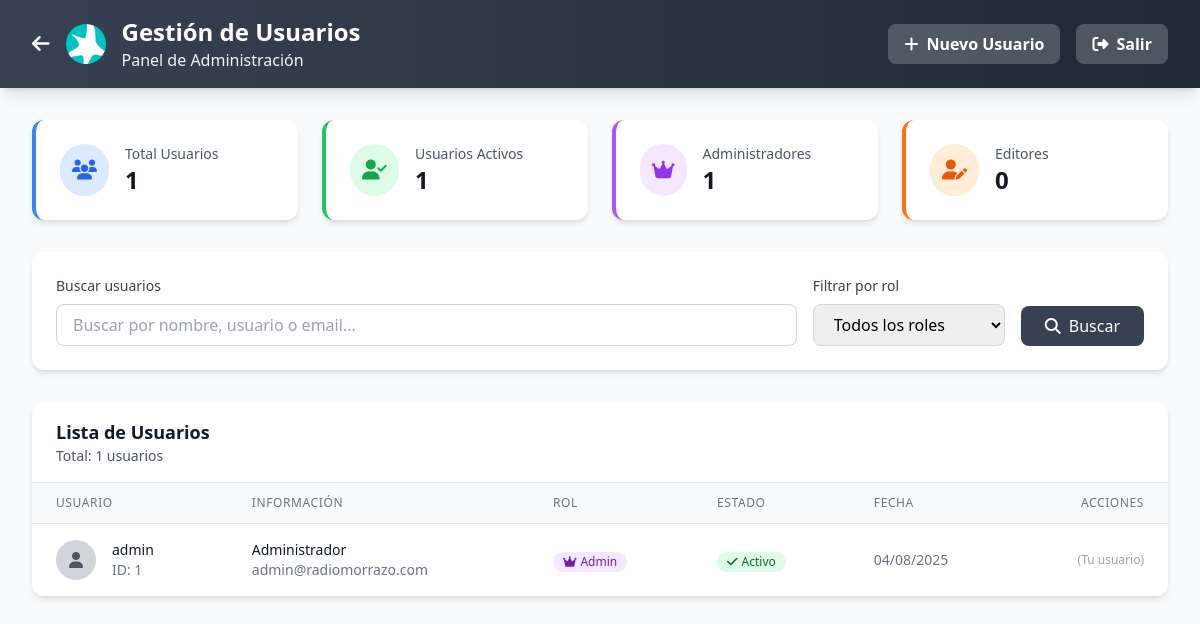
The app's page /admin/usuarios.php (signed in) with its own data.
### tables this page shows
CREATE TABLE `usuarios` (
  `id` int(11) NOT NULL,
  `username` varchar(50) NOT NULL,
  `password` varchar(255) NOT NULL,
  `nombre` varchar(100) NOT NULL,
  `email` varchar(100) NOT NULL,
  `rol` enum('admin','editor') NOT NULL DEFAULT 'editor',
  `activo` tinyint(1) NOT NULL DEFAULT 1,
  `fecha_creacion` datetime NOT NULL DEFAULT current_timestamp(),
  `ultima_actualizacion` datetime DEFAULT NULL ON UPDATE current_timestamp()
);

### admin/usuarios.php (the view, shortened to what this page needs)
<?php
$conex = new database();
$con = $conex->conectar();
$page = isset($_GET['page']) ? (int)$_GET['page'] : 1;
$limit = 10;
$offset = ($page - 1) * $limit;
$search = isset($_GET['search']) ? trim($_GET['search']) : '';
$role_filter = isset($_GET['role']) ? $_GET['role'] : 'all';
$where_conditions = [];
$params = [];
$where_clause = !empty($where_conditions) ? "WHERE " . implode(" AND ", $where_conditions) : "";
$count_sql = "SELECT COUNT(*) FROM usuarios $where_clause";
$count_stmt = $con->prepare($count_sql);
$count_stmt->execute($params);
$total_records = $count_stmt->fetchColumn();
$sql = "SELECT * FROM usuarios $where_clause ORDER BY fecha_creacion DESC LIMIT ? OFFSET ?";
$params[] = $limit;
$params[] = $offset;
$stmt = $con->prepare($sql);
$stmt->execute($params);
$usuarios = $stmt->fetchAll(PDO::FETCH_ASSOC);
$stats_sql = "SELECT
    COUNT(*) as total,
    SUM(CASE WHEN activo = 1 THEN 1 ELSE 0 END) as activos,
    SUM(CASE WHEN rol = 'admin' THEN 1 ELSE 0 END) as admins,
    SUM(CASE WHEN rol = 'editor' THEN 1 ELSE 0 END) as editores
    FROM usuarios";
$stats = $con->query($stats_sql)->fetch(PDO::FETCH_ASSOC);
?>
<!DOCTYPE html>
<html lang="es">
<head>
    <script src="https://cdn.tailwindcss.com"></script>
    <link rel="stylesheet" href="https://cdnjs.cloudflare.com/ajax/libs/font-awesome/6.4.0/css/all.min.css">
</head>
<body class="bg-gray-50">
    <header class="bg-gradient-to-r from-gray-700 to-gray-800 shadow-lg">
        <div class="max-w-7xl mx-auto px-4 sm:px-6 lg:px-8 py-4">
            <div class="flex items-center justify-between">
                <div class="flex items-center space-x-4">
                    <a href="dashboard.php" class="text-white hover:text-gray-200 transition-colors">
                        <i class="fas fa-arrow-left text-xl"></i>
                    </a>
                    <img src="../assets/images/radiomorrazo-logo.png" alt="RadioRías" class="w-10 h-10 rounded-full">
                    <div>
                        <h1 class="text-2xl font-black text-white">Gestión de Usuarios</h1>
                        <p class="text-gray-100">Panel de Administración</p>
                    </div>
                </div>
                <div class="flex items-center space-x-4">
                    <a href="usuario_form.php" class="bg-white bg-opacity-20 hover:bg-opacity-30 text-white px-4 py-2 rounded-lg font-bold transition-all duration-300 flex items-center space-x-2">
                        <i class="fas fa-plus"></i>
                        <span>Nuevo Usuario</span>
                    </a>
                    <a href="../includes/salir.php" class="bg-white bg-opacity-20 hover:bg-opacity-30 text-white px-4 py-2 rounded-lg font-bold transition-all duration-300 flex items-center space-x-2">
                        <i class="fas fa-sign-out-alt"></i>
                        <span>Salir</span>
                    </a>
                </div>
            </div>
        </div>
    </header>
    <div class="max-w-7xl mx-auto px-4 sm:px-6 lg:px-8 py-8">
        <div class="grid grid-cols-1 md:grid-cols-4 gap-6 mb-8">
            <div class="bg-white rounded-xl shadow-md p-6 border-l-4 border-blue-500">
                <div class="flex items-center">
                    <div class="p-3 rounded-full bg-blue-100 text-blue-600 mr-4">
                        <i class="fas fa-users text-xl"></i>
                    </div>
                    <div>
                        <p class="text-sm font-medium text-gray-600">Total Usuarios</p>
                        <p class="text-2xl font-bold text-gray-900"><?php echo $stats['total']; ?></p>
                    </div>
                </div>
            </div>
            <div class="bg-white rounded-xl shadow-md p-6 border-l-4 border-green-500">
                <div class="flex items-center">
                    <div class="p-3 rounded-full bg-green-100 text-green-600 mr-4">
                        <i class="fas fa-user-check text-xl"></i>
                    </div>
                    <div>
                        <p class="text-sm font-medium text-gray-600">Usuarios Activos</p>
                        <p class="text-2xl font-bold text-gray-900"><?php echo $stats['activos']; ?></p>
                    </div>
                </div>
            </div>
            <div class="bg-white rounded-xl shadow-md p-6 border-l-4 border-purple-500">
                <div class="flex items-center">
                    <div class="p-3 rounded-full bg-purple-100 text-purple-600 mr-4">
                        <i class="fas fa-crown text-xl"></i>
                    </div>
                    <div>
                        <p class="text-sm font-medium text-gray-600">Administradores</p>
                        <p class="text-2xl font-bold text-gray-900"><?php echo $stats['admins']; ?></p>
                    </div>
                </div>
            </div>
            <div class="bg-white rounded-xl shadow-md p-6 border-l-4 border-orange-500">
                <div class="flex items-center">
                    <div class="p-3 rounded-full bg-orange-100 text-orange-600 mr-4">
                        <i class="fas fa-user-edit text-xl"></i>
                    </div>
                    <div>
                        <p class="text-sm font-medium text-gray-600">Editores</p>
                        <p class="text-2xl font-bold text-gray-900"><?php echo $stats['editores']; ?></p>
                    </div>
                </div>
            </div>
        </div>
        <div class="bg-white rounded-xl shadow-md p-6 mb-8">
            <form method="GET" class="flex flex-col md:flex-row gap-4">
                <div class="flex-1">
                    <label for="search" class="block text-sm font-medium text-gray-700 mb-2">Buscar usuarios</label>
                    <input type="text" id="search" name="search" value="<?php echo htmlspecialchars($search); ?>"
                           placeholder="Buscar por nombre, usuario o email..."
                           class="w-full px-4 py-2 border border-gray-300 rounded-lg focus:ring-2 focus:ring-gray-500 focus:border-transparent">
                </div>
                <div class="md:w-48">
                    <label for="role" class="block text-sm font-medium text-gray-700 mb-2">Filtrar por rol</label>
                    <select id="role" name="role" class="w-full px-4 py-2 border border-gray-300 rounded-lg focus:ring-2 focus:ring-gray-500 focus:border-transparent">
                        <option value="all" <?php echo $role_filter === 'all' ? 'selected' : ''; ?>>Todos los roles</option>
                    </select>
                </div>
                <div class="flex items-end">
                    <button type="submit" class="bg-gray-700 hover:bg-gray-800 text-white px-6 py-2 rounded-lg font-medium transition-colors flex items-center">
                        <i class="fas fa-search mr-2"></i>
                        Buscar
                    </button>
                </div>
            </form>
        </div>
        <div class="bg-white rounded-xl shadow-md overflow-hidden">
            <div class="px-6 py-4 border-b border-gray-200">
                <h3 class="text-lg font-semibold text-gray-900">Lista de Usuarios</h3>
                <p class="text-sm text-gray-600">Total: <?php echo $total_records; ?> usuarios</p>
            </div>
            <div class="overflow-x-auto">
                <table class="min-w-full divide-y divide-gray-200">
                    <thead class="bg-gray-50">
                        <tr>
                            <th class="px-6 py-3 text-left text-xs font-medium text-gray-500 uppercase tracking-wider">Usuario</th>
                            <th class="px-6 py-3 text-left text-xs font-medium text-gray-500 uppercase tracking-wider">Información</th>
                            <th class="px-6 py-3 text-left text-xs font-medium text-gray-500 uppercase tracking-wider">Rol</th>
                            <th class="px-6 py-3 text-left text-xs font-medium text-gray-500 uppercase tracking-wider">Estado</th>
                            <th class="px-6 py-3 text-left text-xs font-medium text-gray-500 uppercase tracking-wider">Fecha</th>
                            <th class="px-6 py-3 text-right text-xs font-medium text-gray-500 uppercase tracking-wider">Acciones</th>
                        </tr>
                    </thead>
                    <tbody class="bg-white divide-y divide-gray-200">
                        <?php foreach ($usuarios as $usuario): ?>
                        <tr class="hover:bg-gray-50">
                            <td class="px-6 py-4 whitespace-nowrap">
                                <div class="flex items-center">
                                    <div class="flex-shrink-0 h-10 w-10">
                                        <div class="h-10 w-10 rounded-full bg-gray-300 flex items-center justify-center">
                                            <i class="fas fa-user text-gray-600"></i>
                                        </div>
                                    </div>
                                    <div class="ml-4">
                                        <div class="text-sm font-medium text-gray-900"><?php echo htmlspecialchars($usuario['username']); ?></div>
                                        <div class="text-sm text-gray-500">ID: <?php echo $usuario['id']; ?></div>
                                    </div>
                                </div>
                            </td>
                            <td class="px-6 py-4 whitespace-nowrap">
                                <div class="text-sm text-gray-900"><?php echo htmlspecialchars($usuario['nombre']); ?></div>
                                <div class="text-sm text-gray-500"><?php echo htmlspecialchars($usuario['email']); ?></div>
                            </td>
                            <td class="px-6 py-4 whitespace-nowrap">
                                <span class="inline-flex items-center px-2.5 py-0.5 rounded-full text-xs font-medium <?php echo $usuario['rol'] === 'admin' ? 'bg-purple-100 text-purple-800' : 'bg-blue-100 text-blue-800'; ?>">
                                    <i class="fas fa-<?php echo $usuario['rol'] === 'admin' ? 'crown' : 'user-edit'; ?> mr-1"></i>
                                    <?php echo ucfirst($usuario['rol']); ?>
                                </span>
                            </td>
                            <td class="px-6 py-4 whitespace-nowrap">
                                <span class="inline-flex items-center px-2.5 py-0.5 rounded-full text-xs font-medium <?php echo $usuario['activo'] ? 'bg-green-100 text-green-800' : 'bg-red-100 text-red-800'; ?>">
                                    <i class="fas fa-<?php echo $usuario['activo'] ? 'check' : 'times'; ?> mr-1"></i>
                                    <?php echo $usuario['activo'] ? 'Activo' : 'Inactivo'; ?>
                                </span>
                            </td>
                            <td class="px-6 py-4 whitespace-nowrap text-sm text-gray-500">
                                <?php echo date('d/m/Y', strtotime($usuario['fecha_creacion'])); ?>
                            </td>
                            <td class="px-6 py-4 whitespace-nowrap text-right text-sm font-medium">
                                <div class="flex items-center justify-end space-x-2">
                                    <?php if ($usuario['id'] != $_SESSION['user_id']): ?>
                                        <form method="POST" class="inline">
                                            <input type="hidden" name="action" value="toggle_status">
                                            <input type="hidden" name="id" value="<?php echo $usuario['id']; ?>">
                                            <button type="submit" class="text-<?php echo $usuario['activo'] ? 'red' : 'green'; ?>-600 hover:text-<?php echo $usuario['activo'] ? 'red' : 'green'; ?>-900 transition-colors"
                                                    title="<?php echo $usuario['activo'] ? 'Desactivar' : 'Activar'; ?>">
                                                <i class="fas fa-<?php echo $usuario['activo'] ? 'ban' : 'check'; ?>"></i>
                                            </button>
                                        </form>
                                        <a href="usuario_form.php?id=<?php echo $usuario['id']; ?>"
                                           class="text-blue-600 hover:text-blue-900 transition-colors" title="Editar">
                                            <i class="fas fa-edit"></i>
                                        </a>
                                        <form method="POST" class="inline" onsubmit="return confirm('¿Estás seguro de que quieres eliminar este usuario?')">
                                            <input type="hidden" name="action" value="delete">
                                            <input type="hidden" name="id" value="<?php echo $usuario['id']; ?>">
                                            <button type="submit" class="text-red-600 hover:text-red-900 transition-colors" title="Eliminar">
                                                <i class="fas fa-trash"></i>
                                            </button>
                                        </form>
                                    <?php else: ?>
                                        <span class="text-gray-400 text-xs">(Tu usuario)</span>
                                    <?php endif; ?>
                                </div>
                            </td>
                        </tr>
                        <?php endforeach; ?>
                    </tbody>
                </table>
            </div>
        </div>
    </div>
</body>
</html>

### records on screen
usuarios: username "admin", id "1", nombre "Administrador", email "admin@radiomorrazo.com", rol "Admin", activo 1 (drawn), fecha_creacion "04/08/2025", shows "(Tu usuario)"

### other values on screen
$stats['total'] "1"
$stats['activos'] "1"
$stats['admins'] "1"
$stats['editores'] "0"
$total_records "1"
